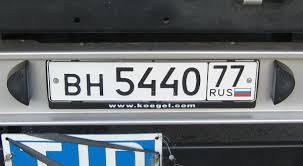
#> input picture Number Plate detection/1.jpg, 303 x 166 px
$ jupyter execute 'Number plate Detection.ipynb'
#> lines starting #> are read from the running program, lines starting #| are printed output that depends on the picture; after the words box and inside, x2 and y2 are one past the last pixel; in counts of white or black regions, pixels touching at a corner belong together
[cell 1]
import cv2
#load the cascade
np_cascade=cv2.CascadeClassifier('np.xml')
#read the image
img =cv2.imread('1.jpg')
#> img is the input picture: shape (166, 303, 3); mean B, G, R 112.4, 108.2, 102.3
#convert color image into grayscale
grey=cv2.cvtColor(img, cv2.COLOR_BGR2GRAY)
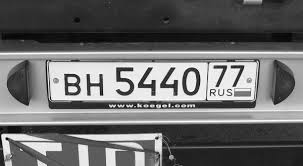
#> grey: shape (166, 303); min 1, max 255, mean 106.9
#detect Plate
np=np_cascade.detectMultiScale (grey, 1.04, 4)
#> np = [[45, 36, 234, 78]]
#draw rectengal on Plate

for (x, y, w, h) in np:
    cv2.rectangle(img, (x, y), (x+w , y+h), (20, 100 ,180), 2)
#> this loop made 1 pass
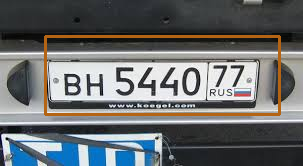
#> img: shape (166, 303, 3); 3.71% of pixels changed, all inside (x1, y1, x2, y2) = (44, 35, 281, 116)
cv2.imshow('Detected Plate', img)
cv2.waitKey(0)
#> Out = 27
